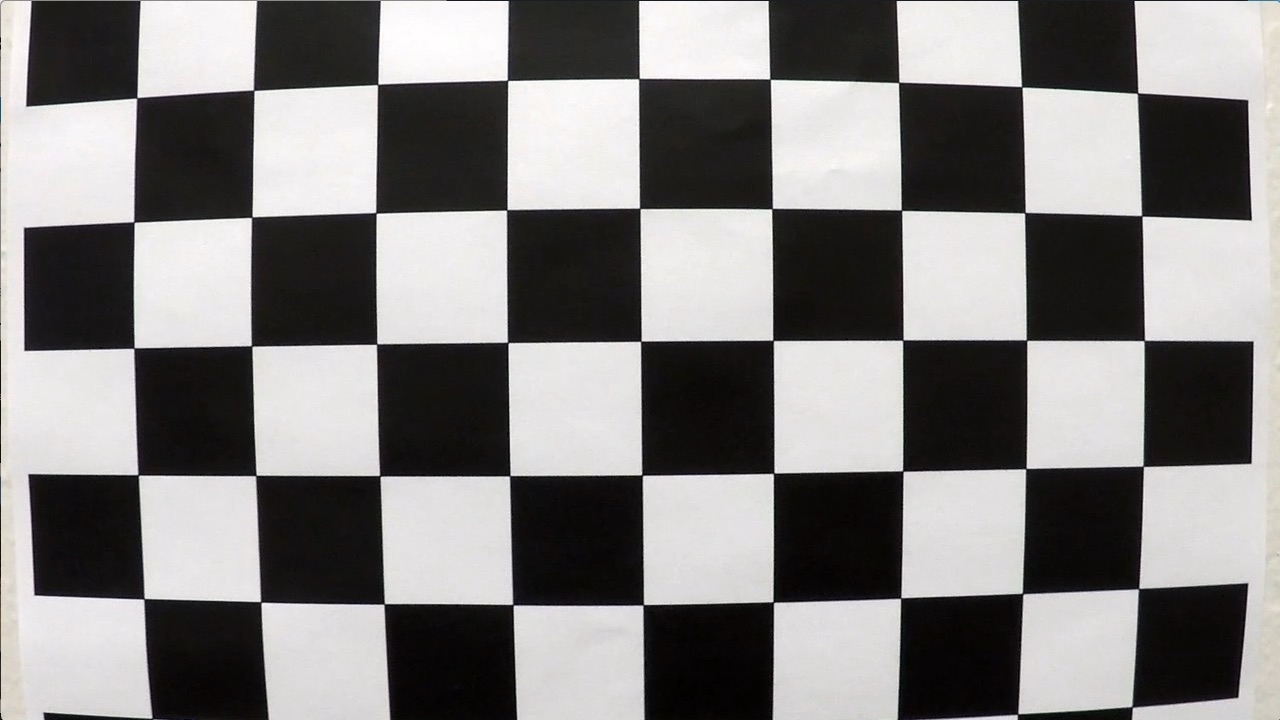
#> input picture camera_cal/calibration1.jpg, 1280 x 720 px; its folder holds only this picture in this run
$ jupyter execute --allow-errors pipeline.ipynb   (older library calls are emulated)
#> lines starting #> are read from the running program, lines starting #| are printed output that depends on the picture; after the words box and inside, x2 and y2 are one past the last pixel; in counts of white or black regions, pixels touching at a corner belong together
# Advanced Lane Finding

The purpose of this code is to calibrate our camera using the 20 chessboard images provided.

A chessboard is used for camera calibration since its regular patterns of high contrast make it easy to detect automatically. So, if we use our camera to take multiple pictures of chessboard agaisnt a flat surface, then we will be able to detect any distortion by looking at the difference between the appartent size and shape of the squares of the chessboard pattern.

We will start by importing all relevant libraries such as opencv, numpy required.

The Project
---

The goals / steps of this project are the following:

* Compute the camera calibration matrix and distortion coefficients given a set of chessboard images.
* Apply a distortion correction to raw images.
* Use color transforms, gradients, etc., to create a thresholded binary image.
* Apply a perspective transform to rectify binary image ("birds-eye view").
* Detect lane pixels and fit to find the lane boundary.
* Determine the curvature of the lane and vehicle position with respect to center.
* Warp the detected lane boundaries back onto the original image.
* Output visual display of the lane boundaries and numerical estimation of lane curvature and vehicle position.

[cell 1]
import os
import numpy as np
import cv2
import matplotlib.pyplot as plt
import matplotlib.image as mpimg
import glob
import natsort
import pickle

## Finding Corners

In this exercise, you'll use the OpenCV functions **findChessboardCorners()** and **drawChessboardCorners()** to automatically find and draw corners in an image of a chessboard pattern.

To learn more about both of those functions, you can have a look at the OpenCV documentation here: [**cv2.findChessboardCorners()**](https://docs.opencv.org/2.4/modules/calib3d/doc/camera_calibration_and_3d_reconstruction.html#cv2.findChessboardCorners) and [**cv2.drawChessboardCorners()**](https://docs.opencv.org/2.4/modules/calib3d/doc/camera_calibration_and_3d_reconstruction.html#cv2.drawChessboardCorners).

## Calibrate Camera Function

There are two main steps to this process: use chessboard images to obtain image points and object points, and then use the OpenCV functions cv2.calibrateCamera() and cv2.undistort() to compute the calibration and undistortion.

Camera calibration, given object points, image points, and the shape of the grayscale image:

#### ret, mtx, dist, rvecs, tvecs = cv2.calibrateCamera(objpoints, imgpoints, gray.shape[::-1], None, None)

Undistorting a test image:

### dst = cv2.undistort(img, mtx, dist, None, mtx)

[cell 2]
def calibrate_camera(nx, ny):
    # function to find and draw chessboard corners and undistort chessboard images after inputting the x and y corners

    # get the list of images
#> called with nx = 9, ny = 6
    images = glob.glob('camera_cal/calibration*.jpg')

    # sorting the images based on ids
    images = natsort.natsorted(images)
    # images = glob.glob('test_images/test*.jpg')

    # creating arrays to store object and image points from all the images
    objpoints = []      # 3D object points in real space
    imgpoints = []      # 2D points in image space

    # prepare object points
    objp = np.zeros((ny*nx, 3), np.float32)
    objp[:,:2] = np.mgrid[0:nx,0:ny].T.reshape(-1,2)    # x, y cor-ordinates

    # iterate through the images
    for fname in images:

        # read file
        img = cv2.imread(fname)
#> img is the input picture: shape (720, 1280, 3); mean B, G, R 127.8, 128.4, 130.1

        # grab the filenames and extensions for saving result files later
        filename_w_ext = os.path.basename(fname)
        filename, file_extension = os.path.splitext(filename_w_ext)

        # convert image to grayscale
        gray = cv2.cvtColor(img, cv2.COLOR_BGR2GRAY)

        # find the chessboard corners
        ret, corners = cv2.findChessboardCorners(gray, (nx, ny), None)
#> ret = False; corners = None
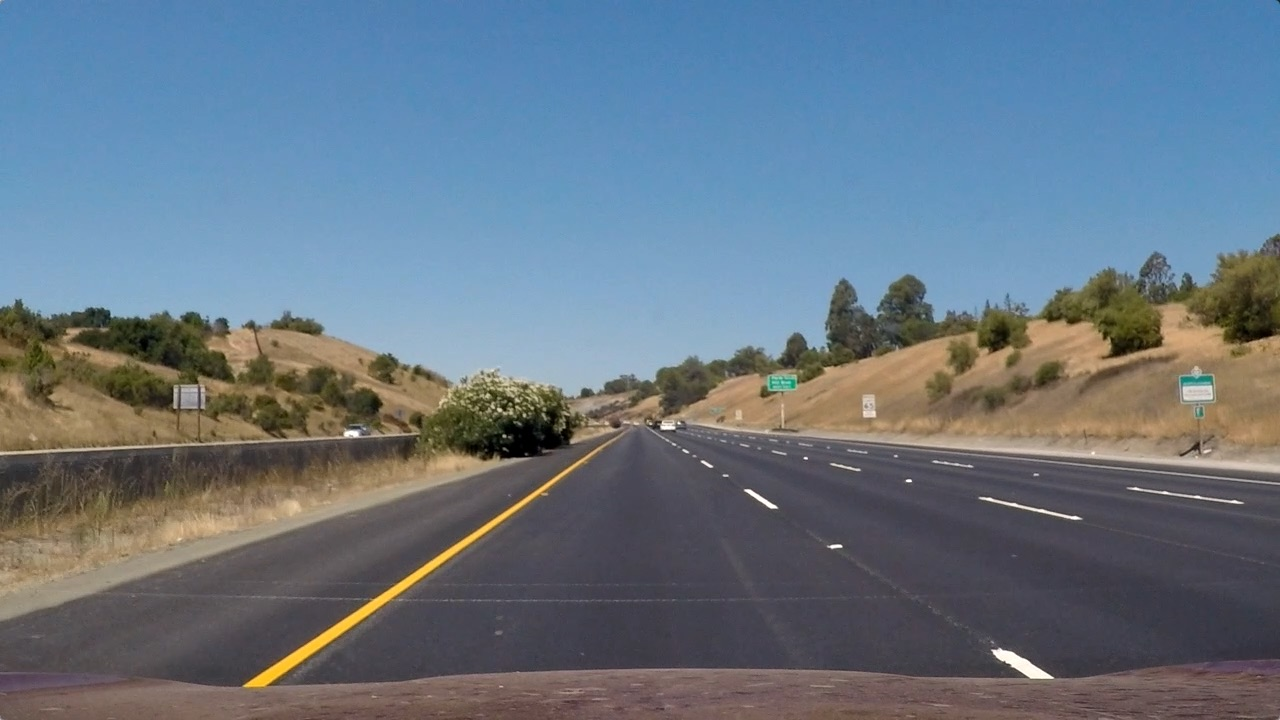
#> input picture test_images/straight_lines1.jpg, 1280 x 720 px
#> further down, img is the input picture: shape (720, 1280, 3); mean R, G, B 103.2, 117.7, 131.2
        # print(ret)

        # If found, we will get image coordinates
        if (ret):
            # add the corners and objectpoints to our lists
            imgpoints.append(corners)
            objpoints.append(objp)

            '''
            # After saving the drawn chessboard corners on camera images, comment out this section...
            # draw and display the corners
            img_corners = cv2.drawChessboardCorners(img, (nx, ny), corners, ret)
            # cv2.imshow('img',img_corners)
            # cv2.waitKey(0)

            # save the drawn chessboard corners
            # mpimg.imsave(('output_images/chessboard_corners/'+filename+'-corners'+file_extension), img_corners)
            cv2.imwrite(('output_images/chessboard_corners/'+filename+'-corners'+file_extension), img_corners)

            # calculate and save undistorted images
            ret, mtx, dist, rvecs, tvecs = cv2.calibrateCamera(objpoints, imgpoints, img.shape[1::-1], None, None)
            undist = cv2.undistort(img, mtx, dist, None, mtx)
            cv2.imwrite(('output_images/undistorted_chessboard_corners/'+filename+'-undistorted'+file_extension), undist)

            '''

    # sample one image for undistortion demo
    # Here, will use calibration3.jpg image for perspective transform since it shows all the corners in the image and relatively easy to specify dst points
    img = cv2.imread('camera_cal/calibration3.jpg')
    img_size = (img.shape[1], img.shape[0])

    # camera calibration after giving object points and image points

    ret, mtx, dist, rvecs, tvecs = cv2.calibrateCamera(objpoints, imgpoints, img_size, None, None)

    dst = cv2.undistort(img, mtx, dist, None, mtx)
    cv2.imwrite('output_images/test_undist_calibration3.jpg',dst)

    # Save the camera calibration result for use later on
    dist_pickle = {}
    dist_pickle["mtx"] = mtx
    dist_pickle["dist"] = dist
    pickle.dump(dist_pickle, open( "pickle/wide_dist_pickle.p", "wb" ) )

    '''
    # Visualize undistortion in one image
    plt.figure(1)
    f, (ax1, ax2) = plt.subplots(1, 2, figsize=(20,10))
    ax1.imshow(img)
    ax1.set_title('Original Image', fontsize=20)
    ax2.imshow(dst)
    ax2.set_title('Undistorted Image', fontsize=20)
    plt.show()

    '''

    return mtx, dist

## Perspective Transform Function

A perspective transform maps the points in a given image to different, desired, image points with a new perspective. The perspective transform you’ll be most interested in is a bird’s-eye view transform that let’s us view a lane from above; this will be useful for calculating the lane curvature later on. Aside from creating a bird’s eye view representation of an image, a perspective transform can also be used for all kinds of different view points.

[cell 3]
# [53 lines left out: function unwarp_corners, not called in this run]

### Call Calibrate_Camera() and Unwarp_Corners() Functions

Now, we will call **Calibrate Camera** and **Unwarp Corners** functions.

(Note: In the camera calibrate function, I have included code that iterates through all the 20 calibration images to draw detected chessboard corners and save the output images. After running once and the images have been saved, the lines **cv2.imwrite(('output_images/chessboard_corners/'+filename+'-corners'+file_extension), img_corners)** and **cv2.imwrite(('output_images/undistorted_chessboard_corners/'+filename+'-undistorted'+file_extension), undist)** can be commented out.)

#> (a cell that did not finish here is left out)

## Thresholding Functions

In this section, I have written functions for calculating parameters such as Sobel Intensity Gradients, Gradient magnitude, gradient direction, hue, lightness, saturation and applying threshold values to idetify lanelines in images. Each of these functions will extract a binary image with the applied threshold values.

The idea behind writing different functions is that there is little extra effort involved and it is possible to use multiple combinations of these filters to achieve the best result.

[cell 5]
# Thresholding functions
# since we have evaludated earlier that HLS gives good image filtering results
def hue_select(img, thresh = (0,255)):

    # 1. convert to hls colorspace
    hls = cv2.cvtColor(img, cv2.COLOR_RGB2HLS)

    # 2. apply threshold to s channel
    h_channel = hls[:,:,0]

    # 3. create empty array to store the binary output and apply threshold
    hue_image = np.zeros_like(h_channel)
    hue_image[(h_channel > thresh[0]) & (h_channel <= thresh[1])] = 1

    return hue_image

def lightness_select(img, thresh = (120,255)):

    # 1. Convert to hls colorspace
    hls = cv2.cvtColor(img, cv2.COLOR_RGB2HLS)

    # 2. Apply threshold to s channel
    l_channel = hls[:,:,1]

    # 3. Create empty array to store the binary output and apply threshold
    lightness_image = np.zeros_like(l_channel)
    lightness_image[(l_channel > thresh[0]) & (l_channel <= thresh[1])] = 1

    return lightness_image


def saturation_select(img, thresh = (100,255)):

    # 1. convert to hls colorspace
    hls = cv2.cvtColor(img, cv2.COLOR_RGB2HLS)

    # 2. apply threshold to s channel
    s_channel = hls[:,:,2]

    # 3. create empty array to store the binary output and apply threshold
    sat_image = np.zeros_like(s_channel)
    sat_image[(s_channel > thresh[0]) & (s_channel <= thresh[1])] = 1
    # plt.imshow(sat_image)
    # plt.show()

    return sat_image


def abs_sobel_thresh(img, orient = 'x', sobel_kernel = 3, thresh = (0,255)):

    # 1. Applying the Sobel depending on x or y direction and getting the absolute value
    if (orient == 'x'):
        abs_sobel = np.absolute(cv2.Sobel(img, cv2.CV_64F, 1, 0, ksize = sobel_kernel))
    if (orient == 'y'):
        abs_sobel = np.absolute(cv2.Sobel(img, cv2.CV_64F, 0, 1, ksize = sobel_kernel))

    # 2. Scaling to 8-bit and converting to np.uint8
    scaled_sobel = np.uint8(255*abs_sobel/np.max(abs_sobel))

    # 3. Create mask of '1's where the sobel magnitude is > thresh_min and < thresh_max
    sobel_image = np.zeros_like(scaled_sobel)
    sobel_image[(scaled_sobel >= thresh[0]) & (scaled_sobel <= thresh[1])] = 1

    return sobel_image


# [17 lines left out: function mag_sobel, not called in this run]


def dir_threshold(img, sobel_kernel=3, thresh=(0, np.pi/2)):

    # 1. Applying the Sobel (taking the derivative)
    sobelx = cv2.Sobel(img, cv2.CV_64F, 1, 0, ksize = sobel_kernel)
    sobely = cv2.Sobel(img, cv2.CV_64F, 0, 1, ksize = sobel_kernel)

    # 2. Take absolute magnitude
    abs_sobelx = np.absolute(sobelx)
    abs_sobely = np.absolute(sobely)

    # 3. Take Tangent value
    sobel_orient = np.arctan2(abs_sobely, abs_sobelx)

    # 4. Create mask of '1's where the orientation magnitude is > thresh_min and < thresh_max
    dir_image = np.zeros_like(sobel_orient)
    dir_image[(sobel_orient >= thresh[0]) & (sobel_orient <= thresh[1])] = 1

    return dir_image

### Combined Thresholding Function

Using this function, we combine different threshold values together in a binary image.

[cell 6]
### Combined Thresholding Function

def combined_threshold(img):

    # convert to hls format and extract channels
    hls = cv2.cvtColor(img, cv2.COLOR_RGB2HLS)
    s_channel = hls[:,:,2]
    l_channel = hls[:,:,1]

    # convert image to grayscale
    gray = cv2.cvtColor(img, cv2.COLOR_RGB2GRAY)

    # applying thresholding and storing different filtered images

    h_binary = hue_select(img, thresh = (100, 255))
    l_binary = lightness_select(img, thresh = (120, 255))
    s_binary = saturation_select(img, thresh = (100, 255))


    ksize = 9
    gradx = abs_sobel_thresh(s_channel, orient='x', sobel_kernel=ksize, thresh=(20, 100))
    dir_binary = dir_threshold(s_channel, sobel_kernel=ksize, thresh=(0.7, 1.3))
    # grady = abs_sobel_thresh(s_channel, orient='y', sobel_kernel=ksize, thresh=(20, 100))

    # creating an empty binary image
    combined_binary = np.zeros_like(s_binary)
    combined_binary[((gradx == 1) | (s_binary == 1)) & ((l_binary == 1) & (s_binary == 1))] = 1
    # plt.imshow(combined_binary)

    # apply region of interest mask
    height, width = combined_binary.shape
    mask = np.zeros_like(combined_binary)
    region = np.array([[0, height-1], [int(width/2), int(height/2)], [width-1, height-1]], dtype=np.int32)
    # print(region)
    cv2.fillPoly(mask, [region], 1)

    masked = cv2.bitwise_and(combined_binary, mask)


    # This section is only for saving the separated hls plots.
    # This is commented out after running it once...
    f, ((ax1, ax2), (ax3, ax4)) = plt.subplots(2, 2, figsize=(25, 10))
    ax1.imshow(h_binary)
    ax1.set_title('Hue', fontsize=20)
    ax2.imshow(l_binary)
    ax2.set_title('Lightness', fontsize=20)
    ax3.imshow(s_binary)
    ax3.set_title('Saturation', fontsize=20)
    ax4.imshow(gradx)
    ax4.set_title('X-Gradient', fontsize=20)
    # save hls separation plots
    plt.savefig(('output_images/test_images_hls_plots/hls-plots-'+ i), cmap = 'gray')

    # save individual images for HSL plots, gradients, magnitude and direction
    mpimg.imsave(('output_images/test_images_gray/gray-' + i), gray)
    mpimg.imsave(('output_images/test_images_h_binary/h_binary-' + i), h_binary, cmap = 'gray')
    mpimg.imsave(('output_images/test_images_l_binary/l_binary-' + i), l_binary, cmap = 'gray')
    mpimg.imsave(('output_images/test_images_s_binary/s_binary-' + i), s_binary, cmap = 'gray')
    mpimg.imsave(('output_images/test_images_gradx_binary/gradx-' + i), gradx, cmap = 'gray')
    mpimg.imsave(('output_images/test_images_dir_binary/direction-' + i), dir_binary, cmap = 'gray')

    # saving combined thresholded binary image
    mpimg.imsave(('output_images/test_images_thresholded/combined-' + i), combined_binary, cmap = 'gray')

    # saving masked images
    mpimg.imsave(('output_images/test_images_masked/masked-' + i), masked, cmap = 'gray')

    # end of saving images section, comment out above section after saving the images


    return masked

### Perspective Transform

After applying the thresholds, isolating the regions of interest and getting our binary image with identified lanelines, we apply the perspective transform to the image.
We do this using **cv2.getPerspectiveTransform(source, dst)**

[cell 7]
# function for applying perspective view on the images
# [36 lines left out: function perspective_view, not called in this run]

### Getting images from a directory

[cell 8]
# Let us test our functions on given test images
directory = os.listdir("test_images/")
print(directory)

### Run functions for Combined Thresholding and Perspective Transform on test images

#> (a cell that did not finish here is left out)

#### Save mtx data for one image and plot the image

We will plot the masked region for better visualization.

[cell 10]
# testing for one image
# save information for mtx and dist in a new pickle file for one image
img = mpimg.imread("test_images/straight_lines1.jpg")
#> (the rest of this cell did not finish here and is left out)

### Finding Lane Pixels
#### Lane Finding Method: Peaks in a histogram

After applying calibration, thresholding, and a perspective transform to a road image, we have a binary image where the lane lines stand out clearly. However, we still need to decide explicitly which pixels are part of the lines and which belong to the left line and which belong to the right line.

We define this using the hist function from NumPy. With this histogram we are adding up the pixel values along each column in the image. In our thresholded binary image, pixels are either 0 or 1, so the two most prominent peaks in this histogram will be good indicators of the x-position of the base of the lane lines. We should get a output that looks as shown below.

From here, we can use a sliding window, placed around the line centers, to find and follow the lines up to the top of the frame. We use the two highest peaks from our histogram as a starting point for determining where the lane lines are, and then use sliding windows moving upward in the image (further along the road) to determine where the lane lines go. Here is how it is done -

[cell 11]
# first we will demo the histogram function
img = mpimg.imread('output_images/test_images_warped/warped-straight_lines1.jpg')/255
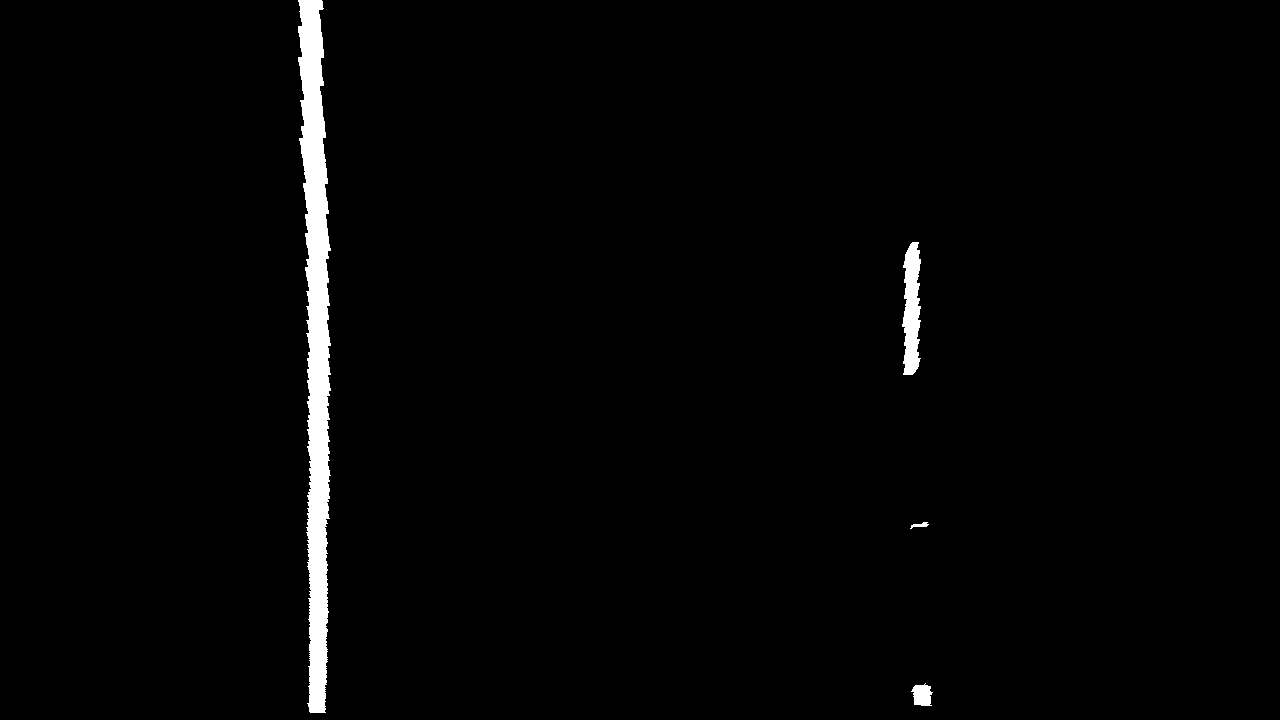
#> input picture output_images/test_images_warped/warped-straight_lines1.jpg, 1280 x 720 px
#> img: shape (720, 1280, 4) float32

def hist(img):
    # TO-DO: Grab only the bottom half of the image
    # Lane lines are likely to be mostly vertical nearest to the car
    bottom_half = img[img.shape[0]//2:,:]
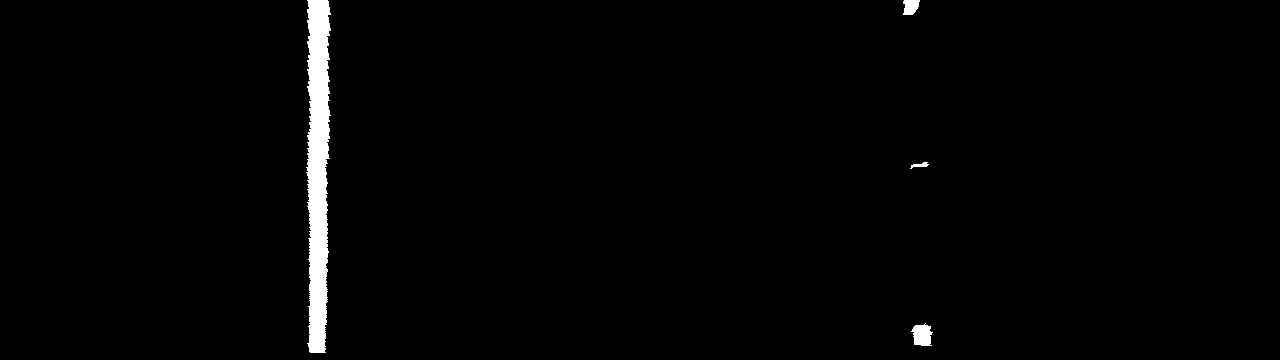
#> bottom_half: shape (360, 1280) float32; values 0 (black) and 0.00392 (white), 1.6% white; 4 white regions, box (x1, y1, x2, y2) and area: (306, 0, 331, 353) 6721, (911, 323, 933, 346) 361, (903, 0, 920, 15) 203, (910, 162, 929, 169) 63

    # TO-DO: Sum across image pixels vertically - make sure to set `axis`
    # i.e. the highest areas of vertical lines should be larger values
    histogram = np.sum(bottom_half,axis=0)
#> histogram = 1280 values, max 1.38 at index 311, min 0 at index 0, mean 0.0225

    return histogram

# Create histogram of image binary activations

histogram = hist(img[:,:,1])
print(img.shape)
#| (720, 1280, 4)

# Visualize the resulting histogram
plt.figure(1)
plt.plot(histogram)
plt.title('Plotted Histogram')

plt.figure(2)
plt.imshow(img)
plt.title('Binary Warped Image')

#> (the rest of this cell did not finish here and is left out)
